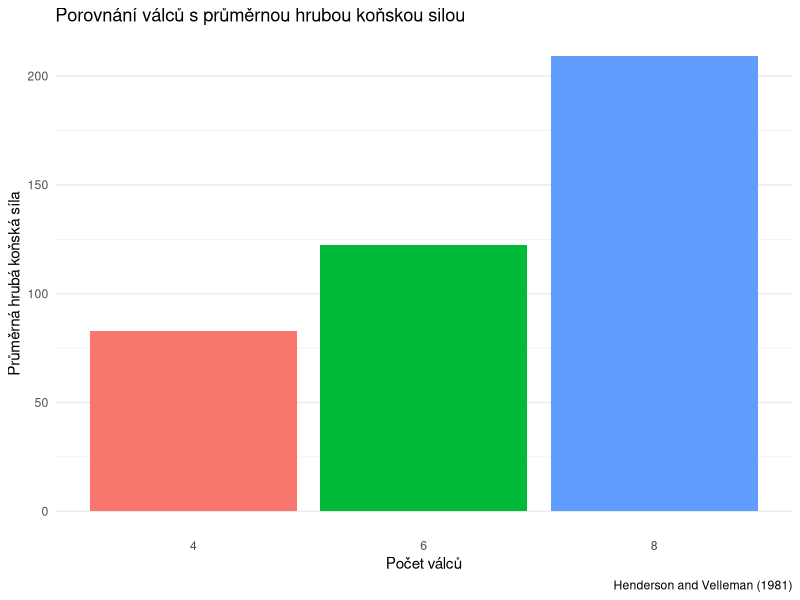

Write R code to recreate this figure. (Note: this script raises an error after producing the figure.)
## ---- chunk 1
data("mtcars")
library(ggplot2)
library(grid)
library(gridExtra)
library(dplyr)
library(kableExtra)
library(GGally)
theme_set(theme_minimal())
## ---- chunk 2
sapply(list.files("R", pattern = ".R$",
                  full.names = T, recursive = T), source) |>
  invisible()
## ---- chunk 3
g <- mtcars |>
  mutate(cyl = as.factor(cyl)) |>
  ggplot(aes(x = cyl, y = hp, fill = cyl)) +
  geom_bar(show.legend = F, stat = "summary", fun = base::mean) +
  theme(panel.grid.major.x = element_blank()) +
  labs(
    title = "Porovnání válců s průměrnou hrubou koňskou silou",
    caption = "Henderson and Velleman (1981)",
    x = "Počet válců",
    y = "Průměrná hrubá koňská síla"
  )

save_bc_picture(.graph = g,
                .file = "sloupcovy_graf_mtcars.png")
g
## ---- chunk 4
hg <- \(bins) {
  width <- (max(mtcars$mpg) - min(mtcars$mpg))/bins
  width <- ceiling(width)
  mtcars |>
    ggplot(aes(x = mpg)) +
    geom_histogram(binwidth = width,
                 fill = "grey",
                 color = "black") +
    theme(panel.grid.major.x = element_blank(),
          plot.title = element_text(size = 10),
          plot.subtitle  = element_text(size = 8),
          axis.title.x = element_text(size = 8),
          axis.title.y = element_text(size = 8)
          ) +
    labs(
      title = "Histogram míle za galon",
      subtitle = paste0("Počet skupin: ", bins, ", ",
                        "Šířka skupiny: ", round(width, 3)),
      caption = "Henderson and Velleman (1981)",
      x = "Míle za galon",
      y = "Absolutní četnost"
    )
}

h1 <- hg(5)
h2 <- hg(10)
h3 <- hg(15)
h4 <- hg(25)

g <- arrangeGrob(h1 + labs(caption = ""),
                  h2 + labs(caption = ""),
                  h3 + labs(caption = ""),
                  h4, nrow = 2)

save_bc_picture(.graph = g, 
                .file = "histogram_porovnani_mtcars.png")
grid.draw(g)
## ---- chunk 5
bins <- ceiling(1 + 3.22*log10(nrow(mtcars)))
width <- (max(mtcars$mpg) - min(mtcars$mpg))/bins
width <- ceiling(width)
g <- mtcars |>
  ggplot(aes(x = mpg)) +
  geom_histogram(binwidth = width,
                 fill = "grey",
                 color = "black") +
  theme(panel.grid.major.x = element_blank(),
        panel.grid.minor.x = element_blank()) +
  labs(
      title = "Histogram míle za galon",
      subtitle = paste0("Počet skupin: ", bins, ", ",
                        "Šířka skupiny: ", round(width, 3)),
      caption = "Henderson and Velleman (1981)",
      x = "Míle za galon",
      y = "Absolutní četnost"
    )

save_bc_picture(.graph = g, 
                .file = "histogram_mtcars_sturges.png")
## ---- chunk 6
mtcars |>
  summarise(P0   = quantile(wt, probs = 0),
            P25  = quantile(wt, probs = 0.25),
            P50  = quantile(wt, probs = 0.50),
            P75  = quantile(wt, probs = 0.75),
            P100 = quantile(wt, probs = 1)) |>
  kbl(caption = 'Five-number summary tabulka hmotnosti vozidla (lb/1000)',
      label = 'five-number_summary',
      format = 'latex',
      col.names = c('$Q_{0}$', '$Q_{0.25}$',
                    '$Q_{0.50}$', '$Q_{0.75}$',
                    '$Q_{1}$'),
      align = 'c',
      position = 'H',
      escape = F,
      ) |>
  writeLines()
## ---- chunk 7
g <-  mtcars |>
  ggplot(aes(x = as.factor(cyl), y = wt)) +
  geom_boxplot(outlier.shape = 1) +
  theme(
    panel.grid.major.x = element_blank()
  ) +
  labs(title = 'Krabičkový graf hmotnosti vozidla (lb/1000) přes kategorie válců',
       caption = "Henderson and Velleman (1981)",
       x = 'Počet válců',
       y = 'Hmotnost vozidla (lb/1000)')

save_bc_picture(.graph = g,
                .file = "krabickovy_graf_mtcars.png")
g
## ---- chunk 8
g <- mtcars |>
  ggplot(aes(x = mpg, y = wt)) +
  geom_point() +
  labs(
    title = 'Hmotnost vozidla vysvětlená mílemy za galon',
    subtitle = 'Hmotnost je udaná v (lb/1000)',
    caption = "Henderson and Velleman (1981)",
    x = 'Míle za galon',
    y = 'Hmotnost (lb/1000)',
  )

save_bc_picture(.graph = g,
                .file = "bodovy_graf_mtcars.png")
g
## ---- chunk 9
g <- mtcars |> 
  select(where(is.numeric)) |> 
  ggcorr(label = T) +
  labs(
    title = "Korelace mezi kvantitativními proměnnými",
    caption = "Dataset: mtcars"
  )

save_bc_picture(.graph = g,
                .file = "mtcars_korelace.png")
g
